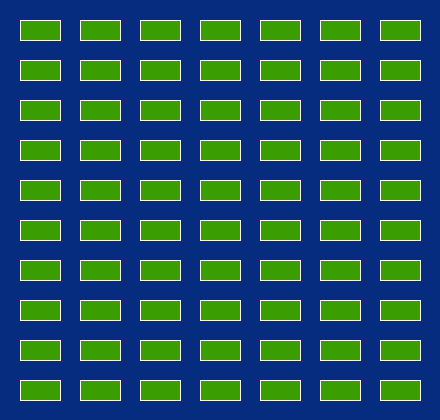
Frame 1 (no input)
Frame 60 (the mouse pressed at the canvas centre just before this capture): identical to frame 1, image omitted
Frame 120 (the mouse held since frame 60 and released just before this capture): identical to frame 1, image omitted

The Processing sketch that drew this single still picture (run headless with seeded random() and noise(); from frame 60 on, the mouse is pressed at the canvas centre):

// Processing sketch: Ejercicio_20
// ── Ejercicio_20.pde
PVector coordenadas;
int altoRec,anchoRec,distRec;

void setup(){
   size(440,420);
   distRec = 20;
   anchoRec= 40;
   altoRec= 20;
   coordenadas= new PVector(distRec,distRec);
}

void draw(){
  background(#052C7E);
  fill(#3A9D02);
  stroke(#FFFCF2);
  dibujarRec();
}

void dibujarRec(){
  for(float x=coordenadas.x;x<width;x+=(anchoRec+distRec)){
    for(float y=coordenadas.y;y<height;y+=(altoRec+distRec)){
      rect(x,y,anchoRec,altoRec);
   }
  }
 } 
